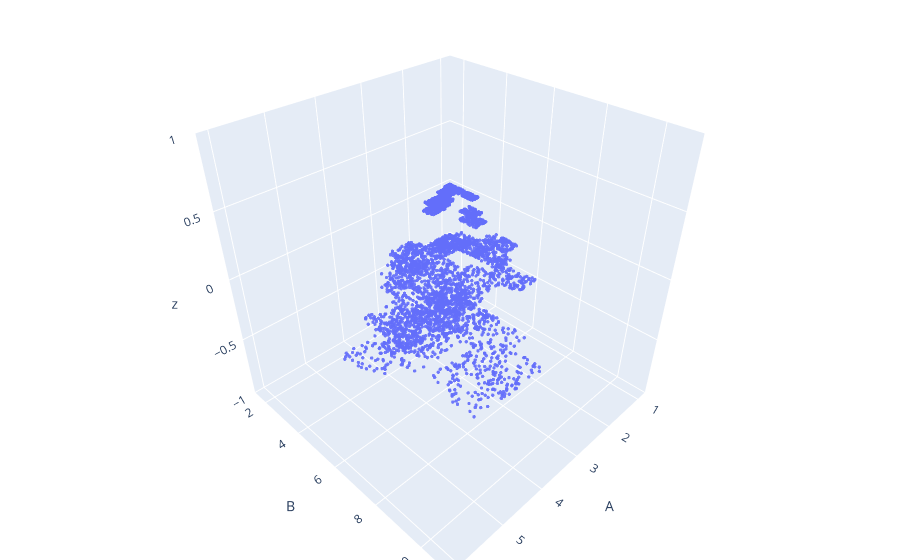

Notebook cell for this chart:
### Code cell
fig = px.scatter_3d(
    df0,
    x="A",
    y="B",
    z=[0] *len(df0),
    opacity=0.7,
)
fig.update_traces(marker_size=2)
fig.update_layout(
    margin=dict(l=0, r=0, b=0, t=0)
)

fig.show()

### Figure 1 — Plotly figure (JSON) as saved in the notebook; plotly's stock layout.template omitted (floating-point values rounded to 4 significant figures; data arrays with more than 128 entries replaced by an {"elided": "..."} marker saying what was removed)
{"data": [{"hovertemplate": "A=%{x}<br>B=%{y}<br>z=%{z}<extra></extra>", "legendgroup": "", "marker": {"color": "#636efa", "opacity": 0.7, "size": 2, "symbol": "circle"}, "mode": "markers", "name": "", "scene": "scene", "showlegend": false, "type": "scatter3d", "x": {"elided": "8200 float values"}, "y": {"elided": "8200 float values"}, "z": {"elided": "8200 int values"}}], "layout": {"legend": {"tracegroupgap": 0}, "margin": {"b": 0, "l": 0, "r": 0, "t": 0}, "scene": {"domain": {"x": [0, 1], "y": [0, 1]}, "xaxis": {"title": {"text": "A"}}, "yaxis": {"title": {"text": "B"}}, "zaxis": {"title": {"text": "z"}}}}}
